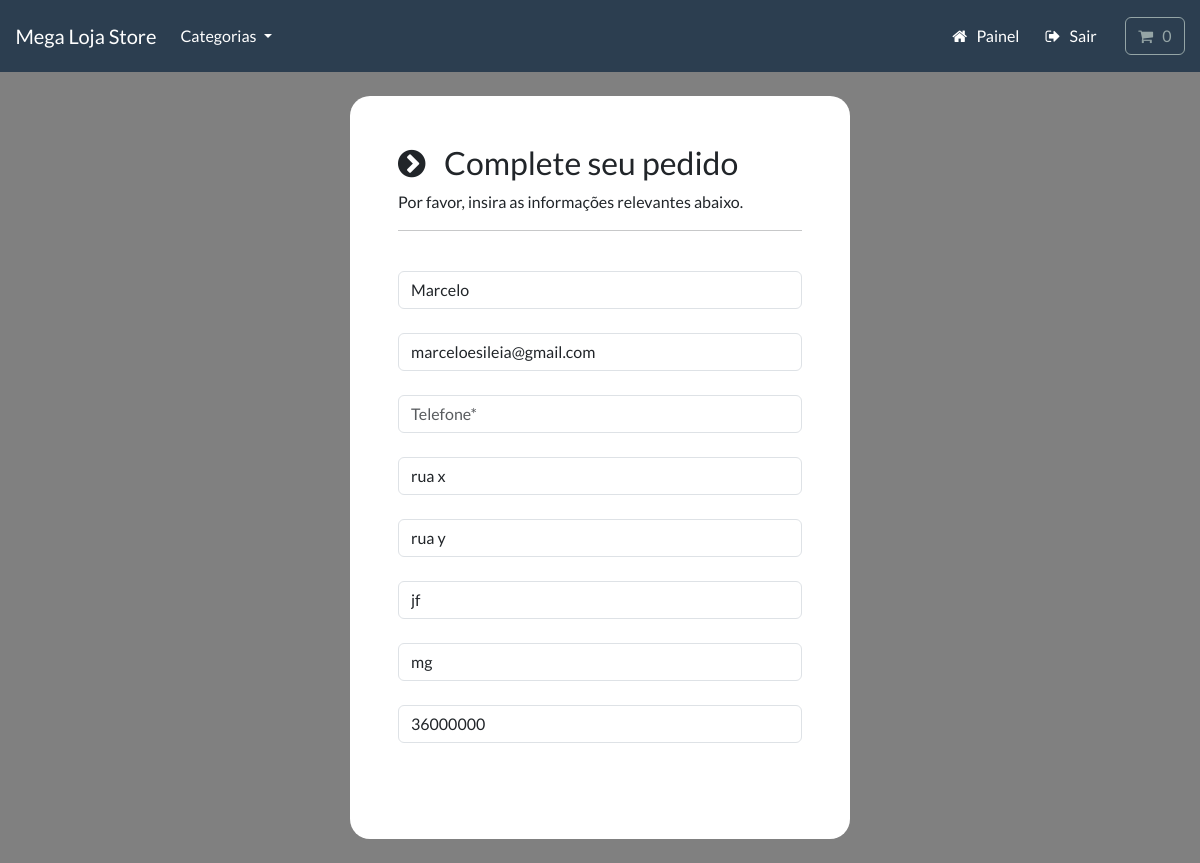
/payment/checkout (signed in), run on an earlier commit of the app's database.
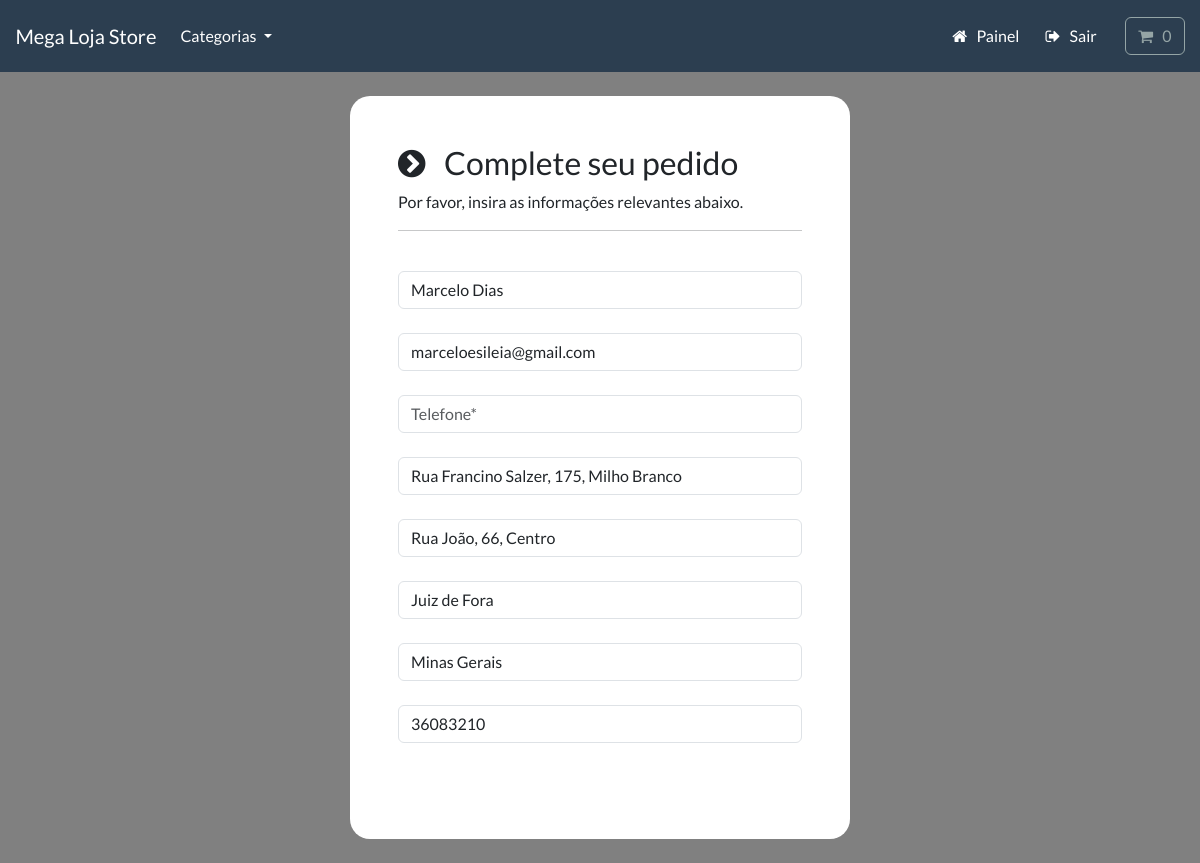
And on a later commit of the database.
### payment/models.py (models this page shows, shortened)
class ShippingAddress(models.Model):
    full_name = models.CharField(
        max_length=300)
    email = models.EmailField(max_length=255)
    phone = models.CharField(max_length=15)
    address1 = models.CharField(max_length=300)
    address2 = models.CharField(max_length=300)
    city = models.CharField(max_length=255)
    state = models.CharField(max_length=255)
    zipcode = models.CharField(max_length=255, null=True, blank=True)
    user = models.ForeignKey(
        User, on_delete=models.CASCADE, null=True, blank=True)
    class Meta:
        verbose_name_plural = 'Shipping Address'

### payment/views.py (the view)
# urls.py: path('checkout', views.checkout, name='checkout'),
def checkout(request):
    if request.user.is_authenticated:
        try:
            shipping_address = ShippingAddress.objects.get(
                user=request.user.id)
            context = {'shipping': shipping_address}
            return render(request, 'payment/checkout.html', context=context)
        except:
            return render(request, 'payment/checkout.html')
    else:
        return render(request, 'payment/checkout.html')

### cart/cart.py (called while the page is built)
    def __len__(self):
        return sum(item['qty'] for item in self.cart.values())

    def get_total(self):
        return sum(Decimal(item['price']) * item['qty'] for item in self.cart.values())  # noqa

### cart/context_processors.py (called while the page is built)
def cart(request):
    return {'cart': Cart(request)}

### store/models.py (called while the page is built)
    def get_absolute_url(self):
        return reverse('list-category', args=[self.slug])

### store/views.py (called while the page is built)
def categories(request):
    all_categories = Category.objects.all()
    return {'all_categories': all_categories}

### payment/templates/payment/checkout.html (shortened to what this page needs)
{% include "store/base.html" %}
{% load static %}
{% block content %}
    <body>
        <br>
        <div class="container bg-white shadow-md p-5" style="width:500px; border-radius:20px;">
            <form id="form" onsubmit="event.preventDefault();">
                <div>
                    <h3> <i class="fa fa-chevron-circle-right" aria-hidden="true"></i> &nbsp; Complete seu pedido </h3>
                    <p> Por favor, insira as informações relevantes abaixo. </p>
                    <hr>
                    <br>
                    <div class="form-field">
                        <input class="form-control validate" id="name" type="text" placeholder="Nome Completo*" autocomplete="off" value="{{shipping.full_name}}" required>
                    </div>
                    <br>
                    <div class="form-field">
                        <input class="form-control validate" id="email" type="email" placeholder="Email*" autocomplete="off" value="{{shipping.email}}" required>
                    </div>
                    <br>
                    <div class="form-field">
                        <input class="form-control validate" id="phone" type="text" placeholder="Telefone*" autocomplete="off" value="{{shipping.phone}}" required>
                    </div>
                    <br>
                    <div class="form-field">
                        <input class="form-control validate" id="address1" type="text" placeholder="Endereço 1*" autocomplete="off" value="{{shipping.address1}}" required>
                    </div>
                    <br>
                    <div class="form-field">
                        <input class="form-control validate" id="address2" type="text" placeholder="Endereço 2*" autocomplete="off" value="{{shipping.address2}}" required>
                    </div>
                    <br>
                    <div class="form-field">
                        <input class="form-control validate" id="city" type="text" placeholder="Cidade*" autocomplete="off" value="{{shipping.city}}" required>
                    </div>
                    <br>
                    <div class="form-field">
                        <input class="form-control" id="state" type="text" placeholder="Estado (Opcional)" autocomplete="off" value="{{shipping.state}}">
                    </div>
                    <br>
                    <div class="form-field">
                        <input class="form-control" id="zipcode" type="text" placeholder="Cep (Opcional)" autocomplete="off" value="{{shipping.zipcode}}">
                    </div>
                </div>
                <br>
                <br>
            </form>
        </div>
        <br>
    </body>
{% endblock %}

What changed in the data, as far as the page shows it:
changed ShippingAddress "marceloesileia@gmail.com": full_name "Marcelo" → "Marcelo Dias"; address1 "rua x" → "Rua Francino Salzer, 175, Milho Branco"; address2 "rua y" → "Rua João, 66, Centro"; city "jf" → "Juiz de Fora"; state "mg" → "Minas Gerais"; zipcode "36000000" → "36083210"
